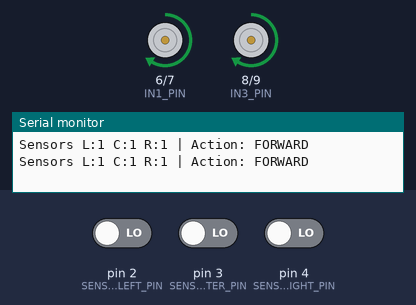
The sketch below on a simulated Arduino Uno, built with avr-gcc and run on an emulated ATmega328P. On the bench: motor-driver pin pairs drawn as motors (green arrow = first pin HIGH = forward, orange = second pin HIGH = backward, longer = more drive, scaled by the enable pin), the last lines printed to the serial monitor. Inputs (shaded band) come from the test bench; at power-on: pin 2 (SENSOR_LEFT_PIN) LOW, pin 3 (SENSOR_CENTER_PIN) LOW, pin 4 (SENSOR_RIGHT_PIN) LOW.

Above: at 1.2 s.
1.3 s: pin 2 (SENSOR_LEFT_PIN) driven HIGH and pin 3 (SENSOR_CENTER_PIN) driven HIGH
At 2.0 s:
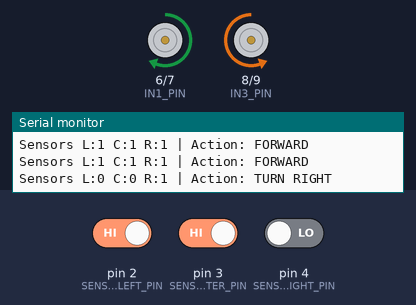
2.8 s: pin 4 (SENSOR_RIGHT_PIN) driven HIGH
At 3.8 s:
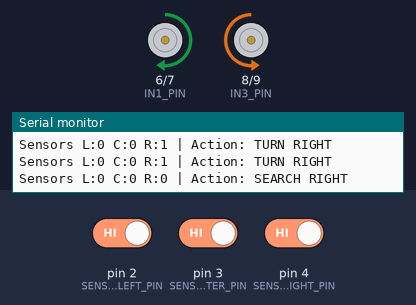
5.3 s: pin 2 (SENSOR_LEFT_PIN) driven LOW
At 6.1 s:
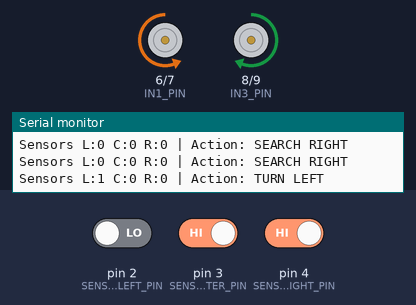
6.8 s: pin 2 (SENSOR_LEFT_PIN) driven HIGH
At 7.4 s:
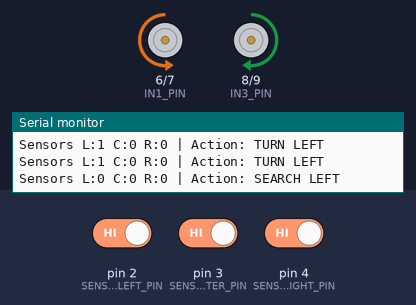
9.3 s: pin 3 (SENSOR_CENTER_PIN) driven LOW
At 10.2 s:
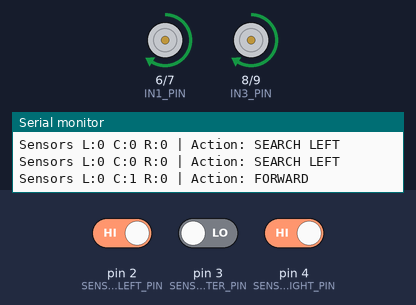
10.8 s: pin 3 (SENSOR_CENTER_PIN) driven HIGH
At 11.5 s:
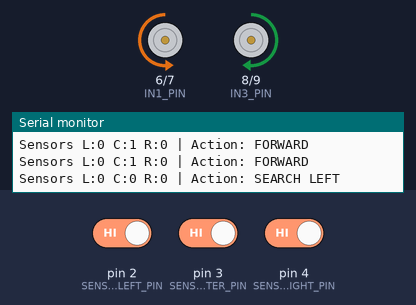
Timing chart, 0 to 13.3 s (numbered marks = the images above; inputs shaded):
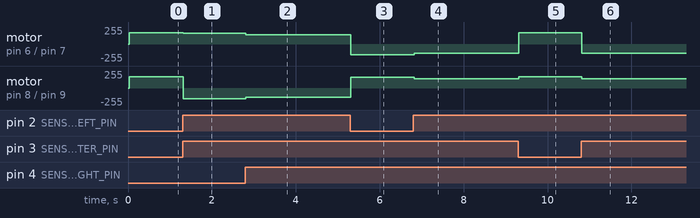

The sketch:

Line-Following-Robot.ino
```cpp
// 081 - Line Following Robot
// A two-wheel robot that follows a black line drawn on the floor using three
// reflectance sensors and an L298N motor driver.
// Board: Arduino Uno
//
// Wiring:
//   TCRT5000 digital reflectance sensors (VCC -> 5V, GND -> GND on each):
//     LEFT   sensor OUT -> digital pin 2
//     CENTER sensor OUT -> digital pin 3
//     RIGHT  sensor OUT -> digital pin 4
//
//   L298N motor driver (standard robot wiring):
//     ENA -> digital pin 5  (PWM left motor speed, remove the ENA jumper cap)
//     IN1 -> digital pin 6, IN2 -> digital pin 7   (left motor)
//     IN3 -> digital pin 8, IN4 -> digital pin 9   (right motor)
//     ENB -> digital pin 10 (PWM right motor speed, remove the ENB jumper cap)
//     +12V -> separate 6-12V motor battery pack (+)
//     GND  -> battery (-) AND Arduino GND (common ground is essential)
//
// IMPORTANT: run the motors from a separate 6-12V supply, never from the
// Arduino 5V pin. Always join the supply ground to the Arduino ground.
//
// If the robot turns the wrong way, simply swap the two wires of that motor -
// no code change is needed.
//
// Logic (black line on a light floor, sensors read LOW over the line):
//   centre sensor on the line -> drive straight forward
//   line only on the left     -> pivot left  (robot had drifted right)
//   line only on the right    -> pivot right (robot had drifted left)
//   line completely lost      -> spin in the last direction it was seen

// ---------------- Pin constants ----------------
const int SENSOR_LEFT_PIN = 2;    // left reflectance sensor
const int SENSOR_CENTER_PIN = 3;  // centre reflectance sensor
const int SENSOR_RIGHT_PIN = 4;   // right reflectance sensor

const int ENA_PIN = 5;   // L298N enable A (PWM) - left motor speed
const int IN1_PIN = 6;   // L298N left motor input 1
const int IN2_PIN = 7;   // L298N left motor input 2
const int IN3_PIN = 8;   // L298N right motor input 1
const int IN4_PIN = 9;   // L298N right motor input 2
const int ENB_PIN = 10;  // L298N enable B (PWM) - right motor speed

// ---------------- Behaviour settings ----------------
const int CRUISE_SPEED = 170;    // 0-255, speed while driving straight
const int TURN_SPEED = 160;      // 0-255, pivot speed while correcting
const int SEARCH_SPEED = 140;    // 0-255, slower spin while searching
const bool LINE_LEVEL = LOW;     // most TCRT5000 modules output LOW over black
const unsigned long PRINT_MS = 1000;  // Serial heartbeat interval

// ---------------- State variables ----------------
enum SearchDirection { SEARCH_LEFT, SEARCH_RIGHT };
SearchDirection lastSeenSide = SEARCH_RIGHT;  // where the line was last seen
char lastAction[16] = "";                    // last printed decision
unsigned long lastPrintMs = 0;               // heartbeat timer

// A sensor reports the line when its output matches LINE_LEVEL
bool lineSeen(int pin) {
  return digitalRead(pin) == LINE_LEVEL;
}

// Drive the left motor. Speed is signed: + forward, - reverse, 0 stop.
void setLeftMotor(int speed) {
  if (speed > 0) {
    digitalWrite(IN1_PIN, HIGH);
    digitalWrite(IN2_PIN, LOW);
    analogWrite(ENA_PIN, speed);
  } else if (speed < 0) {
    digitalWrite(IN1_PIN, LOW);
    digitalWrite(IN2_PIN, HIGH);
    analogWrite(ENA_PIN, -speed);
  } else {
    digitalWrite(IN1_PIN, LOW);
    digitalWrite(IN2_PIN, LOW);
    analogWrite(ENA_PIN, 0);
  }
}

// Drive the right motor in exactly the same way
void setRightMotor(int speed) {
  if (speed > 0) {
    digitalWrite(IN3_PIN, HIGH);
    digitalWrite(IN4_PIN, LOW);
    analogWrite(ENB_PIN, speed);
  } else if (speed < 0) {
    digitalWrite(IN3_PIN, LOW);
    digitalWrite(IN4_PIN, HIGH);
    analogWrite(ENB_PIN, -speed);
  } else {
    digitalWrite(IN3_PIN, LOW);
    digitalWrite(IN4_PIN, LOW);
    analogWrite(ENB_PIN, 0);
  }
}

// Both wheels forward
void driveForward(int speed) {
  setLeftMotor(speed);
  setRightMotor(speed);
}

// Both wheels stopped
void stopMotors() {
  setLeftMotor(0);
  setRightMotor(0);
}

// Spin left on the spot: left wheel back, right wheel forward
void pivotLeft(int speed) {
  setLeftMotor(-speed);
  setRightMotor(speed);
}

// Spin right on the spot: left wheel forward, right wheel back
void pivotRight(int speed) {
  setLeftMotor(speed);
  setRightMotor(-speed);
}

// Print the raw sensor pattern together with the chosen action
void printStatus(bool leftOn, bool centerOn, bool rightOn, const char* action) {
  Serial.print("Sensors L:");
  Serial.print(leftOn ? 1 : 0);
  Serial.print(" C:");
  Serial.print(centerOn ? 1 : 0);
  Serial.print(" R:");
  Serial.print(rightOn ? 1 : 0);
  Serial.print(" | Action: ");
  Serial.println(action);
}

void setup() {
  pinMode(SENSOR_LEFT_PIN, INPUT);
  pinMode(SENSOR_CENTER_PIN, INPUT);
  pinMode(SENSOR_RIGHT_PIN, INPUT);

  pinMode(ENA_PIN, OUTPUT);
  pinMode(IN1_PIN, OUTPUT);
  pinMode(IN2_PIN, OUTPUT);
  pinMode(IN3_PIN, OUTPUT);
  pinMode(IN4_PIN, OUTPUT);
  pinMode(ENB_PIN, OUTPUT);

  stopMotors();  // never start with the wheels spinning

  Serial.begin(9600);
  Serial.println("081 - Line Following Robot ready.");
  Serial.println("Put the robot on a black line and watch the sensor pattern.");
}

void loop() {
  // ----- 1. Read the three sensors once per cycle -----
  bool leftOn = lineSeen(SENSOR_LEFT_PIN);
  bool centerOn = lineSeen(SENSOR_CENTER_PIN);
  bool rightOn = lineSeen(SENSOR_RIGHT_PIN);

  // ----- 2. Choose the driving action -----
  const char* action;

  if (centerOn) {
    // The line is under the middle sensor - drive straight ahead
    action = "FORWARD";
    driveForward(CRUISE_SPEED);
  } else if (leftOn && rightOn) {
    // Both side sensors see the line (wide line or crossing) - keep going
    action = "FORWARD";
    driveForward(CRUISE_SPEED);
  } else if (leftOn) {
    // Line drifted to the left sensor - turn left to get back on it
    action = "TURN LEFT";
    lastSeenSide = SEARCH_LEFT;
    pivotLeft(TURN_SPEED);
  } else if (rightOn) {
    // Line drifted to the right sensor - turn right to get back on it
    action = "TURN RIGHT";
    lastSeenSide = SEARCH_RIGHT;
    pivotRight(TURN_SPEED);
  } else {
    // Line lost completely - search by spinning the way we last saw it
    if (lastSeenSide == SEARCH_LEFT) {
      action = "SEARCH LEFT";
      pivotLeft(SEARCH_SPEED);
    } else {
      action = "SEARCH RIGHT";
      pivotRight(SEARCH_SPEED);
    }
  }

  // ----- 3. Report every change of decision plus a 1 second heartbeat -----
  if (strcmp(action, lastAction) != 0 || millis() - lastPrintMs >= PRINT_MS) {
    strcpy(lastAction, action);
    lastPrintMs = millis();
    printStatus(leftOn, centerOn, rightOn, action);
  }

  delay(20);  // short pause keeps the loop stable at about 50 reads/second
}
```

Measured:
- after the input at 1.3 s, motor on pin 6 (IN1_PIN) / pin 7 (IN2_PIN): forward 170/255 → forward 160/255 at once; motor on pin 8 (IN3_PIN) / pin 9 (IN4_PIN): forward 170/255 → backward 160/255 at once
- after the input at 2.8 s, motor on pin 6 (IN1_PIN) / pin 7 (IN2_PIN): forward 160/255 → forward 140/255 at once; motor on pin 8 (IN3_PIN) / pin 9 (IN4_PIN): backward 160/255 → backward 140/255 at once
- after the input at 5.3 s, motor on pin 6 (IN1_PIN) / pin 7 (IN2_PIN): forward 140/255 → backward 160/255 at once; motor on pin 8 (IN3_PIN) / pin 9 (IN4_PIN): backward 140/255 → forward 160/255 at once
- after the input at 6.8 s, motor on pin 6 (IN1_PIN) / pin 7 (IN2_PIN): backward 160/255 → backward 140/255 at once; motor on pin 8 (IN3_PIN) / pin 9 (IN4_PIN): forward 160/255 → forward 140/255 at once
- after the input at 9.3 s, motor on pin 6 (IN1_PIN) / pin 7 (IN2_PIN): backward 140/255 → forward 170/255 at once; motor on pin 8 (IN3_PIN) / pin 9 (IN4_PIN): forward 140/255 → forward 170/255 at once
- after the input at 10.8 s, motor on pin 6 (IN1_PIN) / pin 7 (IN2_PIN): forward 170/255 → backward 140/255 at once; motor on pin 8 (IN3_PIN) / pin 9 (IN4_PIN): forward 170/255 → forward 140/255 at once
